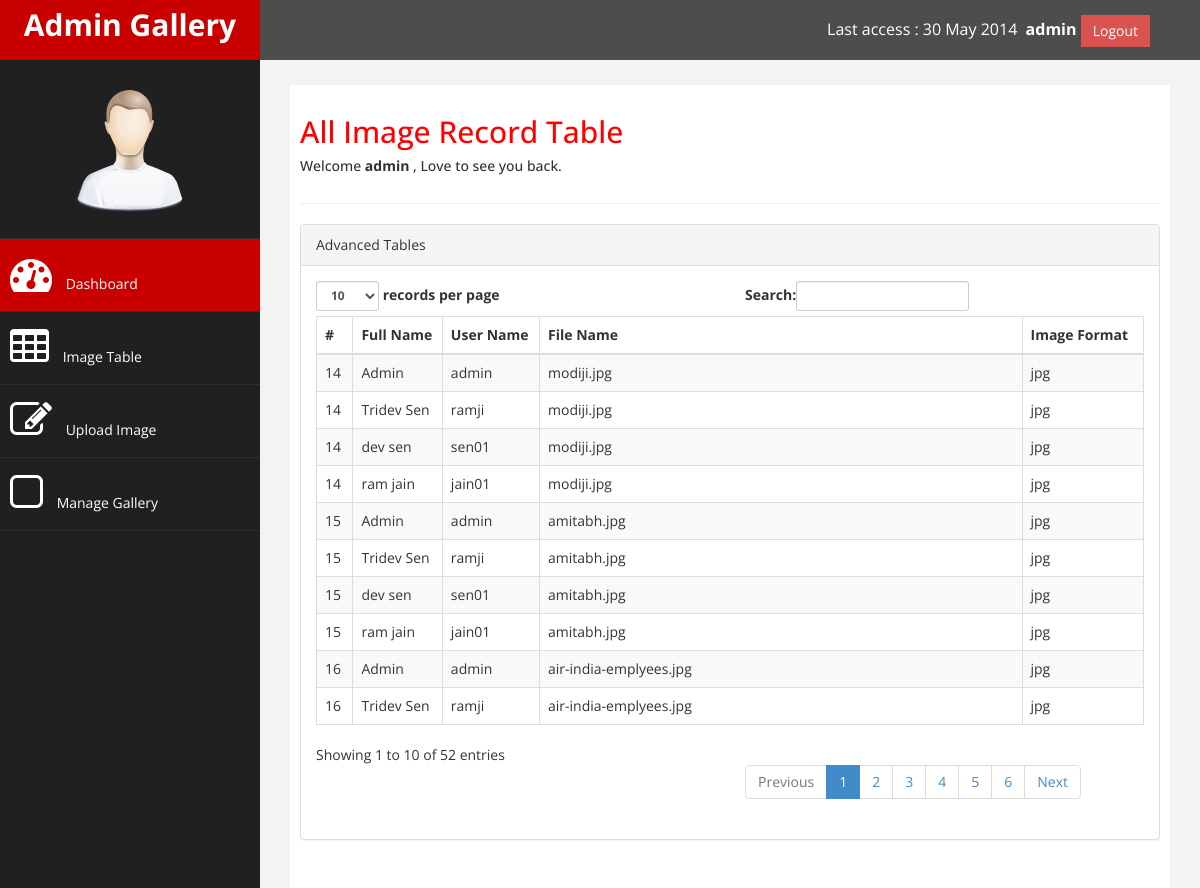
/record_image_table.php (signed in), run on the app's committed database.
### tables this page shows
CREATE TABLE `image_upload` (
  `id` int(4) NOT NULL,
  `file` varchar(255) NOT NULL,
  `Img_Format` text NOT NULL
);

CREATE TABLE `users` (
  `user_id` int(4) NOT NULL,
  `name` varchar(30) NOT NULL,
  `pw` varchar(40) NOT NULL,
  `fullname` varchar(255) NOT NULL,
  `email` varchar(255) NOT NULL
);

### record_image_table.php (the view, shortened to what this page needs)
<?php include 'header.php' ?>
        <div id="page-wrapper" >
            <div id="page-inner">
                <div class="row">
                    <div class="col-md-12">
                     <h2>All Image Record Table</h2>
                        <h5>Welcome <b><?php echo $_SESSION['username'] ?> </b>, Love to see you back. </h5>
                    </div>
                </div>
                 <hr />
            <div class="row">
                <div class="col-md-12">
                    <div class="panel panel-default">
                        <div class="panel-heading">
                             Advanced Tables
                        </div>
                        <div class="panel-body">
                            <div class="table-responsive">
                                <?php
                                    $result = mysqli_query($con, "SELECT image_upload.id,users.fullname,users.name,image_upload.file,image_upload.Img_Format FROM image_upload inner join users ");
                                ?>
                                <table class="table table-striped table-bordered table-hover" id="dataTables-example">
                                    <thead>
                                        <tr>
                                            <th>#</th>
                                            <th>Full Name</th>
                                            <th>User Name</th>
                                             <th>File Name</th>
                                             <th>Image Format</th>
                                        </tr>
                                    </thead>
                                    <?php
                                        while($row = mysqli_fetch_array($result)){
                                    ?>
                                        <tr><td> <?php echo $row['id'] ?> </td><td> <?php echo $row['fullname'] ?> </td><td> <?php echo $row['name']  ?> </td><td> <?php  echo $row['file']  ?> </td><td> <?php  echo $row['Img_Format']  ?> </td></tr>
                                    <?php
                                        }
                                    ?>
                                        </table>
                            </div>
                        </div>
                    </div>
                </div>
            </div>
        </div>
    </div>
            </div>
</body>
</html>

### assets/css/custom.css (style rules this page uses)
body { font-family: 'Open Sans', sans-serif; }
#page-wrapper { padding: 15px 15px; min-height: 600px; background:#F3F3F3; }
#page-inner { width:100%; margin:10px 20px 10px 0px; background-color:#fff!important; padding:10px; min-height:1200px; }
h2 { color: #f00; }
@media (min-width:768px) { #page-wrapper { margin: 0 0 0 260px; padding: 15px 30px; min-height: 1200px; } }

### data on the page
image_upload: id "14", users.fullname "Admin", users.name "admin", file "modiji.jpg", Img_Format "jpg", users.fullname "Tridev Sen", users.name "ramji", users.fullname "dev sen", users.name "sen01", users.fullname "ram jain", users.name "jain01"
image_upload: id "15", users.fullname "Admin", users.name "admin", file "amitabh.jpg", Img_Format "jpg", users.fullname "Tridev Sen", users.name "ramji", users.fullname "dev sen", users.name "sen01", users.fullname "ram jain", users.name "jain01"
image_upload: id "16", users.fullname "Admin", users.name "admin", file "air-india-emplyees.jpg", Img_Format "jpg", users.fullname "Tridev Sen", users.name "ramji"

### other printed values
$_SESSION['username'] "admin"
